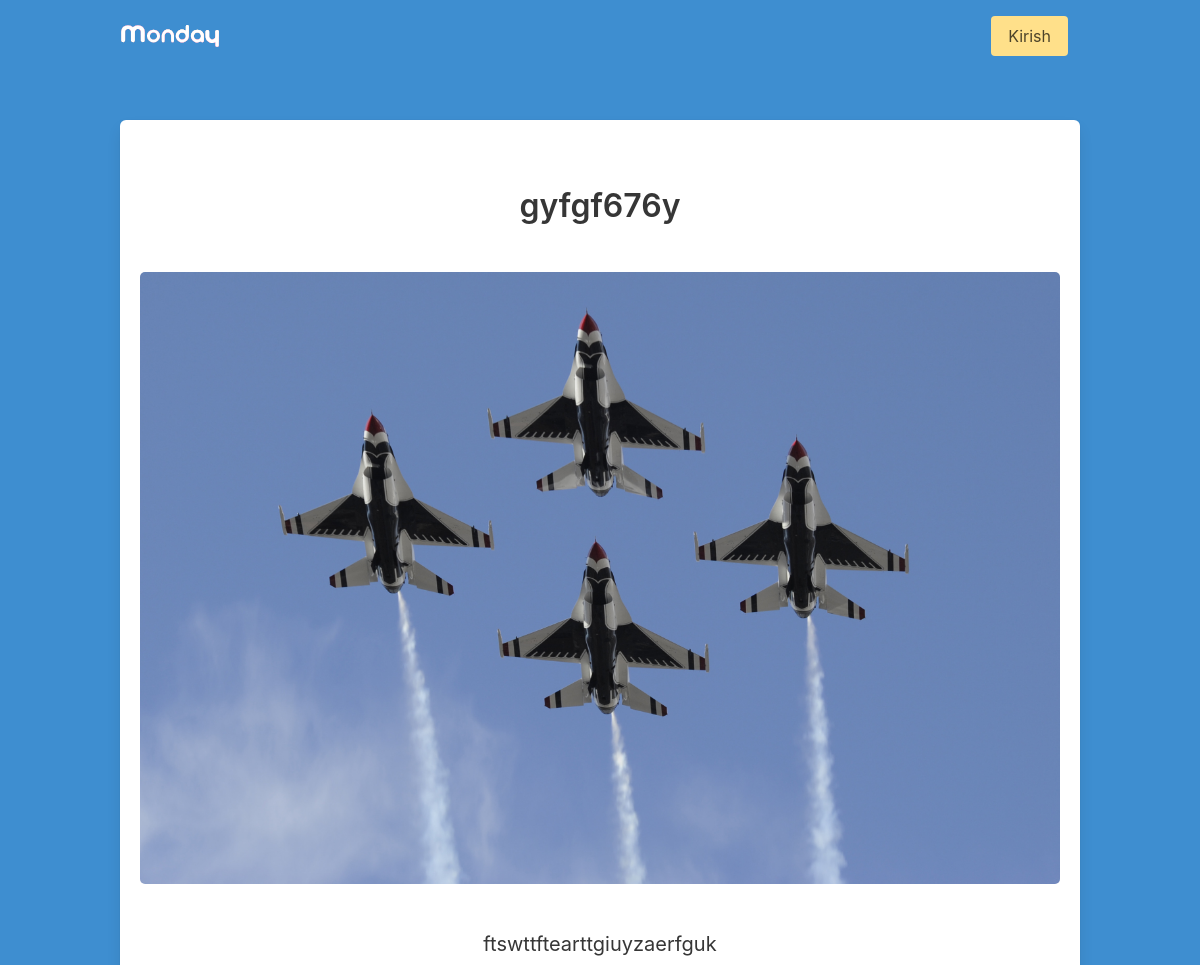
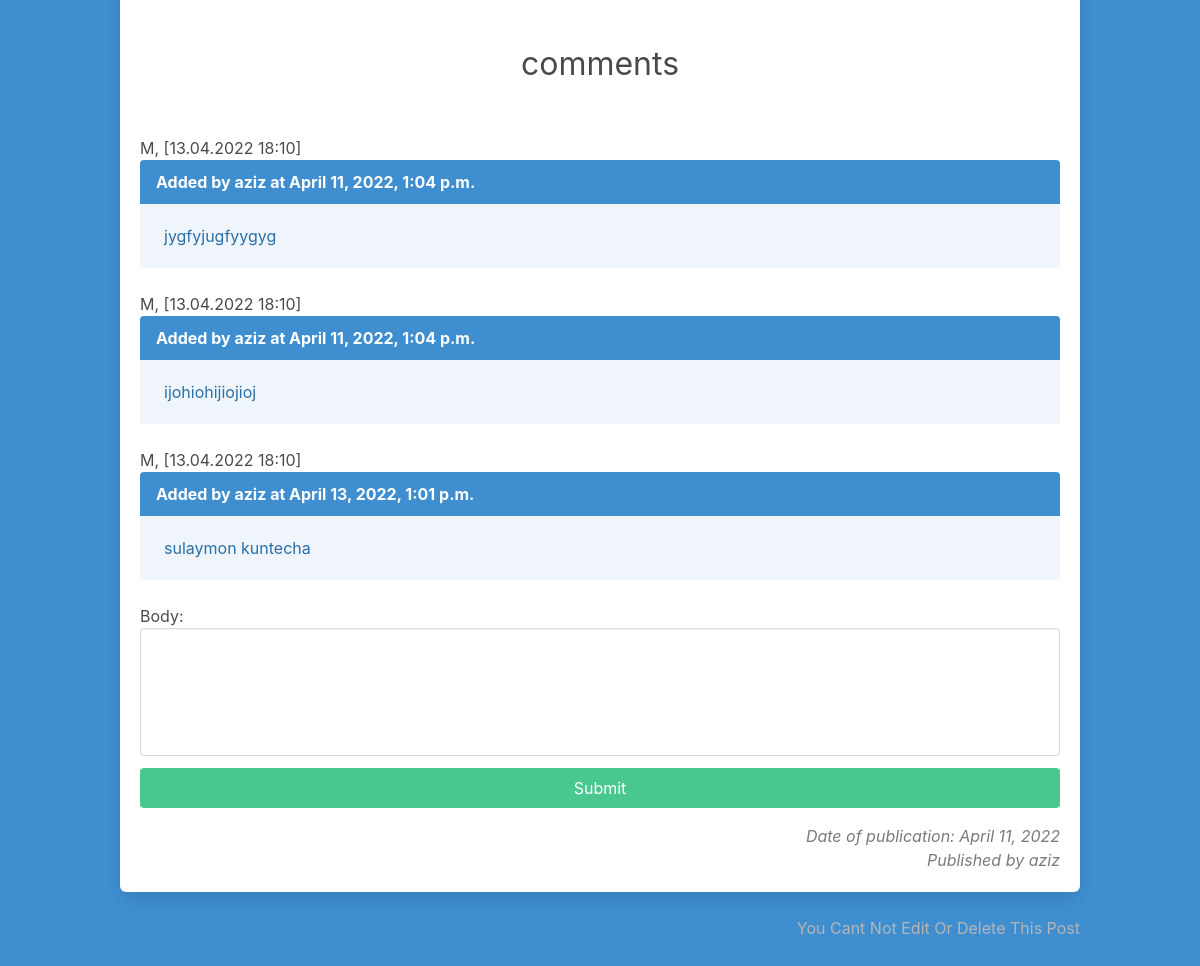
Screenshot of /kjuhuhuh with the database file from the repository (2 pictures, top to bottom).
### blog/models.py (models this page shows, shortened)
class Article(models.Model):
    title = models.CharField(max_length=255)
    text = models.TextField()
    slug = models.SlugField(unique=True)
    date = models.DateField(auto_now=True)
    thumb = models.ImageField(null=True)
    author = models.ForeignKey(User, default=None, on_delete=models.CASCADE)
    def __str__(self):
        return self.title

class Comment(models.Model):
    article = models.ForeignKey(Article, on_delete=models.CASCADE, null=True)
    user = models.ForeignKey(User,on_delete=models.CASCADE)
    body = models.TextField()
    date_added = models.DateTimeField(auto_now_add=True)

### blog/views.py (the view, shortened to what this page needs)
# urls.py: path('<slug>', article_detail, name='article_detail'),
def article_detail(request, slug):
    article = Article.objects.get(slug=slug)
    form = CommentForm()
    return render(request,'article_detail.html', {'article': article, 'form':form})

### blog/forms.py
class CommentForm(forms.ModelForm):
    body = forms.CharField(widget=forms.TextInput(attrs={
        'class': 'textarea',
        'size': '40',
        'placholder': 'Write your comment here...'
    }))
    class Meta():
        model = Comment
        fields = ['body',]

### templates/article_detail.html (shortened to what this page needs)
{% extends 'base.html' %}
{% load static %}
{% block content %}
<div class="container">
    <div class="columns is-centered">
        <div class="column">
            <div class="box">
                <div class="title has-text-dark has-text-centered my-6">{{ article }}</div>
                <img src="{{ article.thumb.url }}" alt="" class="image is-centered"
                    style="min-width: 100%; border-radius: 5px">
                <div class="subtitle has-text-dark has-text-centered my-6">{{ article.text }}</div>
                {% if not article.comment_set.all %}
                <div class="has-text-centered has-text-grey-light is-size-5 mx-3">
                    No comments yet. Be first to leave comment...
                </div>
                {% else %}
                <p class="has-text-centered is-size-3 mb-6">comments</p>
                {% for comment in article.comment_set.all %}
                M, [13.04.2022 18:10]
                <article class="message is-info">
                    <div class="message-header">
                        {% if user == comment.user %}
                        Added by you at {{ comment.date_added }}
                        <div class="has-text-right is-size-5">
                            <a href="{% url 'comment_edit' slug=article.slug  pk=comment.pk %}" class="is-info">
                                <ion-icon name="create-outline"></ion-icon>
                            </a>
                            <a href="{% url 'comment_delete' slug=article.slug  pk=comment.pk %}"
                                style="text-decoration: none">
                                <ion-icon name="trash-outline"></ion-icon>
                            </a>
                        </div>
                        {% else %}
                        Added by {{ comment.user }} at {{ comment.date_added }}
                        {% endif %}
                    </div>
                    <div class="message-body">{{ comment.body }}</div>
                </article>
                {% endfor %}
                {% endif %}
                <form method="POST" enctype="multipart/form-data" class="comment">
                    {{ form }}
                    <button type="submit" class="button is-success mt-3 is-fullwidth">Submit</button>
                </form>
                <div class="has-text-grey is-size-6 has-text-right is-italic">
                    <p class=" datetime">Date of publication: {{ article.date }}</p>
                    {% if user == article.author %}
                    <p class="content">Published by you </p>
                    {% else %}
                    <p class="content">Published by {{ article.author }}</p>
                    {% endif %}
                </div>
            </div>
            {% if user == article.author %}
            <div class="has-text-right">
                <a href="{% url 'article_edit' article.slug %}" class="button is-info ">
                    <ion-icon name="create-outline"></ion-icon>
                </a>
                <a href="{% url 'article_delete' article.slug %}" class="button is-danger">
                    <ion-icon name="trash-outline"></ion-icon>
                </a>
                {% else %}
                <div class="has-text-right">
                    <p class="content has-text-grey-light">
                        You Cant Not Edit Or Delete This Post
                    </p>
                </div>
                {% endif %}
            </div>
        </div>
    </div>
</div>
{% endblock %}

### templates/base.html (shortened to what this page needs)
{% load static %}
<html lang="en">
<head>
    <link rel="stylesheet" href="{% static 'style.css' %}">
    <link rel="stylesheet" href="{% static 'bulma.css' %}">
</head>
<body>
    <section class="hero has-background-info is-fullheight">
        <div class="hero-head">
            <header class="navbar">
                <div class="container">
                    <div class="navbar-brand">
                        <a class="navbar-item" href="{% url 'article_func' %}">
                            <img src="{% static 'images/monday.svg' %}" width="100" alt="Logo">
                        </a>
                    </div>
                    <div id="navbarMenuHeroC" class="navbar-menu">
                        <div class="navbar-end">
                            <span class="navbar-item">
                                {% if user.is_authenticated %}
                                <span class="navbar-item">
                                    <a href="{% url 'sign_out' %}" class="button is-warning">Welcome: {{user}}</a>
<form action="{% url 'article_func' %}" method="get">
                            <div class="field has-addons mt-4 mr-2">
                                <div class="control is-loading">
                                    <input class="input is-info" type="search" placeholder= "Qidiruv Tizimi" name="search">
                                </div>
                                <div class="control">
                                    <button class="button is-info" type="submit">
                                        Qidiruv
                                    </button>
                                </div>
                            </div>
                        </form>
                                </span>
                                <span class="navbar-item">
                                    <a href="{% url 'sign_out' %}" class="button is-warning">Sign Out</a>
                                </span>
                                {% else %}
                                <span class="navbar-item">
                                    <a href="{% url 'sign_in' %}" class="button is-warning">Kirish</a>
                                </span>
                                {% endif %}
                            </span>
                        </div>
                    </div>
                </div>
            </header>
        </div>
        <div class="hero-body">
            {% block content %}
            {% endblock %}
    </section>
</body>
</html>

### rows the page displays
Article: title "gyfgf676y", thumb (picture), text "ftswttftearttgiuyzaerfguk", date "April 11, 2022", author "aziz"
Comment: user "aziz", date_added "April 11, 2022, 1:04 p.m.", body "jygfyjugfyygyg"
Comment: user "aziz", date_added "April 11, 2022, 1:04 p.m.", body "ijohiohijiojioj"
Comment: user "aziz", date_added "April 13, 2022, 1:01 p.m.", body "sulaymon kuntecha"
